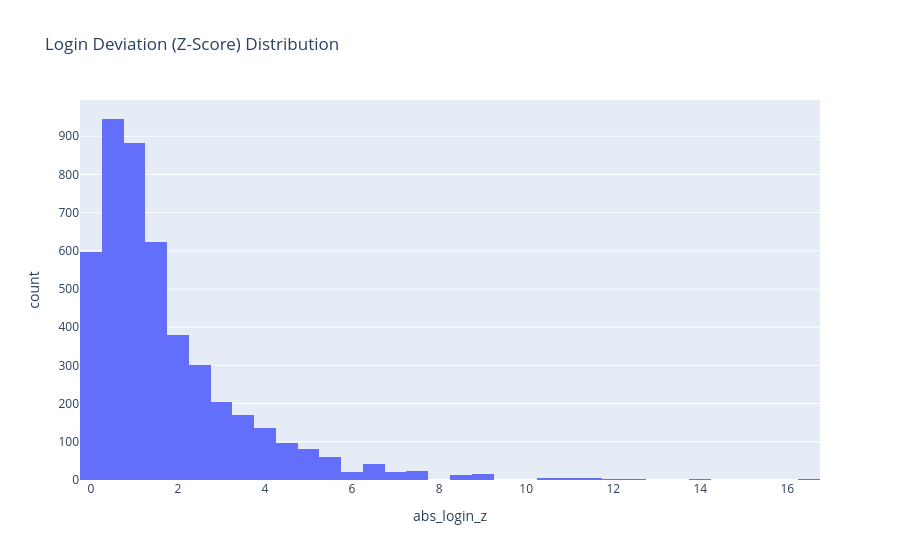

This figure's notebook cell:
### Code cell
fig = px.histogram(
    sessions_df,
    x="abs_login_z",
    nbins=40,
    title="Login Deviation (Z-Score) Distribution",
    hover_data=["session_id", "role"]
)

fig.show()

### Figure 1 — Plotly figure (JSON) as saved in the notebook; plotly's stock layout.template omitted (floating-point values rounded to 4 significant figures; data arrays with more than 128 entries replaced by an {"elided": "..."} marker saying what was removed)
{"data": [{"bingroup": "x", "hovertemplate": "abs_login_z=%{x}<br>count=%{y}<extra></extra>", "legendgroup": "", "marker": {"color": "#636efa", "pattern": {"shape": ""}}, "name": "", "nbinsx": 40, "orientation": "v", "showlegend": false, "type": "histogram", "x": {"elided": "4639 float values"}, "xaxis": "x", "yaxis": "y"}], "layout": {"barmode": "relative", "legend": {"tracegroupgap": 0}, "title": {"text": "Login Deviation (Z-Score) Distribution"}, "xaxis": {"anchor": "y", "domain": [0, 1], "title": {"text": "abs_login_z"}}, "yaxis": {"anchor": "x", "domain": [0, 1], "title": {"text": "count"}}}}
